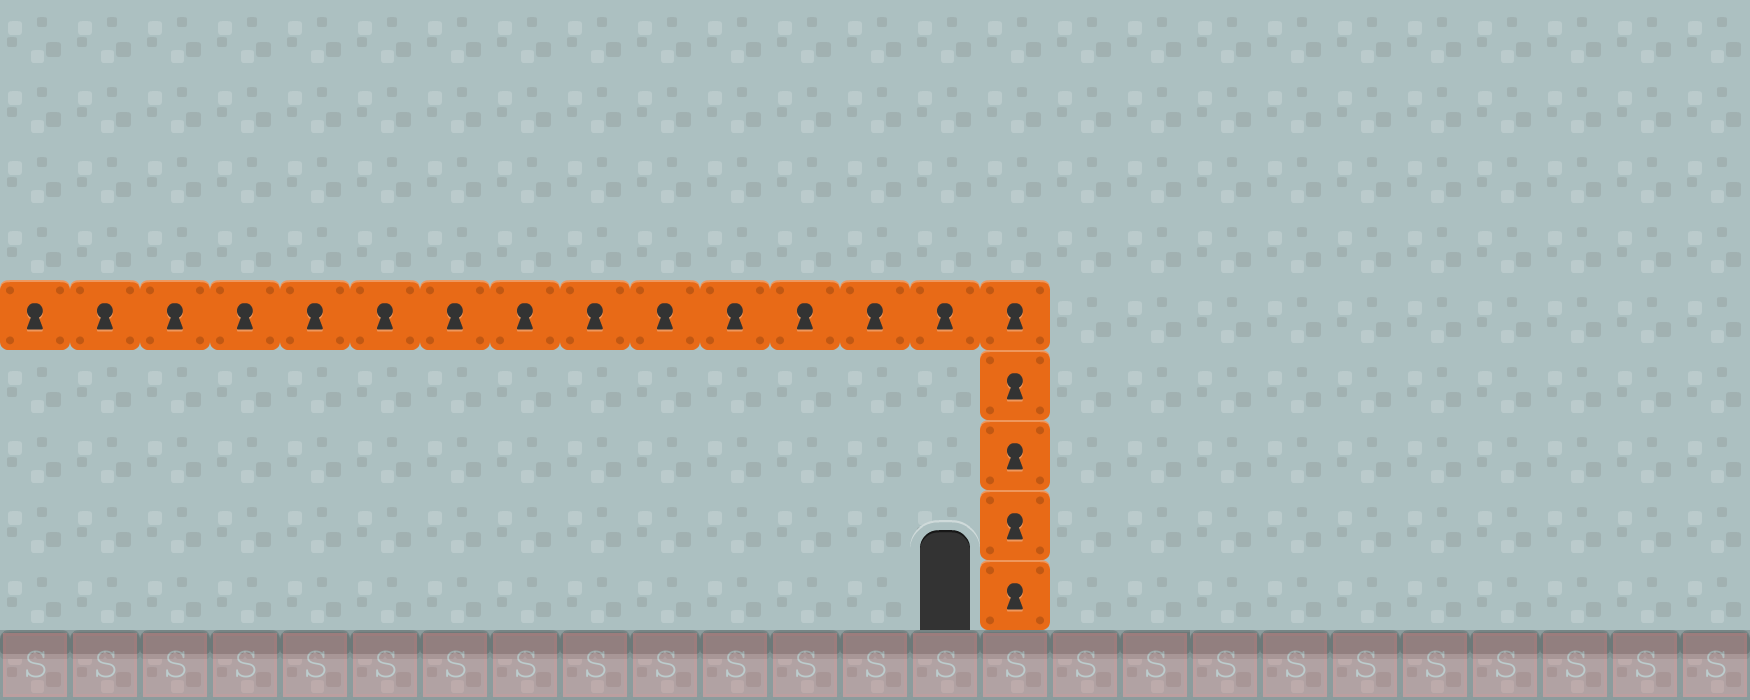

Rendered tile map (Tiled .tmx) drawn with the repository's tilesets; below, a short description and the map source with its tile grids summarised:
An orthogonal 25x10 tile map with 70x70 px tiles, 3 tile layers (Background-2, Background-1, Collision), 3 tilesets and 1 object (levelTrigger).

<map version="1.0" orientation="orthogonal" renderorder="right-down" width="25" height="10" tilewidth="70" tileheight="70" backgroundcolor="#808080">
 <tileset firstgid="1" name="background-tiles" tilewidth="70" tileheight="70">
  <image source="../img/background-tiles.png" width="910" height="910" />
 </tileset>
 <tileset firstgid="170" name="meta-tiles" tilewidth="70" tileheight="70">
  <image source="../img/meta-tiles.png" width="350" height="70" />
  <tile id="4">
   <properties>
    <property name="type" value="solid" />
   </properties>
  </tile>
 </tileset>
 <tileset firstgid="175" name="item-spritesheet" tilewidth="70" tileheight="70">
  <image source="../img/item-spritesheet.png" width="560" height="560" />
 </tileset>
 <layer name="Background-2" width="25" height="10">
  <data>[250 cells, 250 non-empty, 1 distinct tile ids]</data>
 </layer>
 <layer name="Background-1" width="25" height="10">
  <data>[250 cells, 46 non-empty, 5 distinct tile ids]</data>
 </layer>
 <layer name="Collision" width="25" height="10" opacity="0.19">
  <data>[250 cells, 25 non-empty, 1 distinct tile ids]</data>
 </layer>
 <objectgroup name="Trigger-Entities">
  <object name="levelTrigger" x="910.31" y="493.854" width="63.9999" height="137.97" rotation="0.285916">
   <properties>
    <property name="level" value="Ludvig-Level-03" />
    <property name="xSpawn" value="0" />
    <property name="ySpawn" value="1328" />
   </properties>
  </object>
 </objectgroup>
</map>
